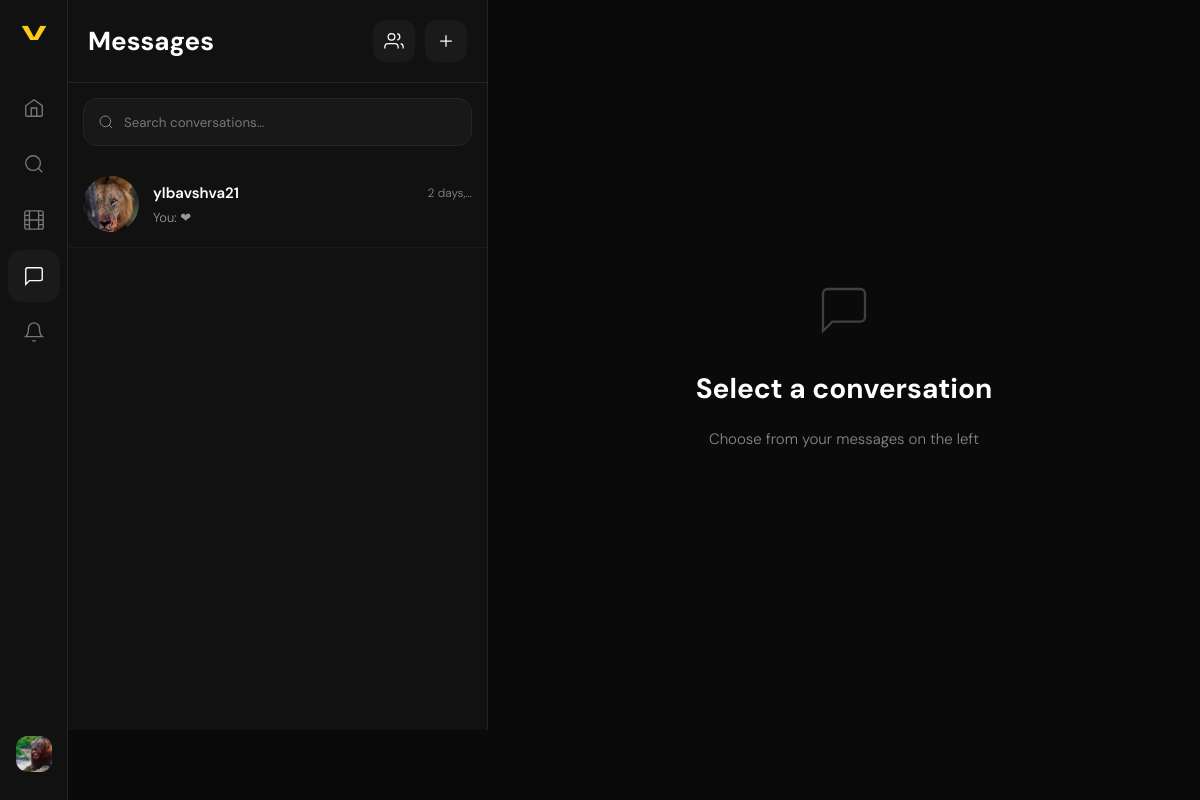
/chats/ (signed in), run on the app's committed database.
### users/models.py (models this page shows, shortened)
class User(AbstractUser):
    id = models.UUIDField(primary_key=True, default=uuid.uuid4, editable=False)
    bio = models.TextField(max_length=500, blank=True)
    avatar = models.ImageField(upload_to='profile_pics/', blank=True, null=True)
    website = models.URLField(blank=True)
    is_private = models.BooleanField(default=False)
    followers = models.ManyToManyField(
        'self',
        through='Follow',
        symmetrical=False,
        related_name='following_set'
    )
    class Meta:
        db_table = 'users'

### chats/models.py (models this page shows, shortened)
class Chat(models.Model):
    TYPE = [('direct', 'Direct'), ('group', 'Group')]
    id           = models.UUIDField(primary_key=True, default=uuid.uuid4, editable=False)
    chat_type    = models.CharField(max_length=10, choices=TYPE, default='direct')
    name         = models.CharField(max_length=100, blank=True)
    avatar       = models.ImageField(upload_to='group_avatars/', blank=True, null=True)
    description  = models.TextField(max_length=300, blank=True)
    created_by   = models.ForeignKey(settings.AUTH_USER_MODEL, on_delete=models.SET_NULL,
                                     null=True, blank=True, related_name='created_chats')
    members      = models.ManyToManyField(settings.AUTH_USER_MODEL,
                                          through='ChatMember', related_name='chats')
    created_at   = models.DateTimeField(auto_now_add=True)
    class Meta:
        db_table  = 'chats'
        ordering  = ['-created_at']
    def get_last_message(self):
        return self.messages.order_by('-created_at').first()
    def get_display_name(self, for_user):
        if self.chat_type == 'group':
            return self.name
        other = self.members.exclude(pk=for_user.pk).first()
        return other.username if other else 'Unknown'
    def get_display_avatar(self, for_user):
        if self.chat_type == 'group':
            return self.avatar.url if self.avatar else None
        other = self.members.exclude(pk=for_user.pk).first()
        return other.avatar.url if other and other.avatar else None
    def unread_count(self, user):
        membership = self.chatmember_set.filter(user=user).first()
        if not membership:
            return 0
        return self.messages.filter(created_at__gt=membership.last_read).exclude(sender=user).count()

class Message(models.Model):
    TYPE = [
        ('text',  'Text'),
        ('image', 'Image'),
        ('call',  'Call'),
        ('sticker','Sticker'),
        ('info',  'Info'),
    ]
    id         = models.UUIDField(primary_key=True, default=uuid.uuid4, editable=False)
    chat       = models.ForeignKey(Chat, on_delete=models.CASCADE, related_name='messages')
    sender     = models.ForeignKey(settings.AUTH_USER_MODEL, on_delete=models.CASCADE,
                                   related_name='sent_messages', null=True, blank=True)
    msg_type   = models.CharField(max_length=10, choices=TYPE, default='text')
    body       = models.TextField(blank=True)
    image      = models.ImageField(upload_to='chat_images/', blank=True, null=True)
    reply_to   = models.ForeignKey('self', on_delete=models.SET_NULL,
                                   null=True, blank=True, related_name='replies')
    is_deleted = models.BooleanField(default=False)
    created_at = models.DateTimeField(auto_now_add=True)
    class Meta:
        db_table = 'messages'
        ordering = ['created_at']

### chats/views.py (the view)
# urls.py: path('',                                views.chat_list_view,          name='list'),
@login_required
def chat_list_view(request):
    chats = Chat.objects.filter(members=request.user).prefetch_related(
        'members', 'messages'
    ).order_by('-created_at')
    chat_data = []
    for chat in chats:
        last = chat.get_last_message()
        chat_data.append({
            'chat': chat,
            'display_name':   chat.get_display_name(request.user),
            'display_avatar': chat.get_display_avatar(request.user),
            'last_message':   last,
            'unread':         chat.unread_count(request.user),
        })
    chat_data.sort(
        key=lambda x: x['last_message'].created_at if x['last_message'] else x['chat'].created_at,
        reverse=True
    )
    friend_requests_count = FriendRequest.objects.filter(
        to_user=request.user, status='pending'
    ).count()
    return render(request, 'chats/list.html', {
        'chat_data': chat_data,
        'friend_requests_count': friend_requests_count,
    })

### templates/chats/list.html (shortened to what this page needs)
{% extends 'users/base.html' %}
{% load static %}
{% block nav_chats %}active{% endblock %}
{% block extra_css %}<link rel="stylesheet" href="{% static 'chats/main.css' %}">{% endblock %}
{% block content %}
<div class="chats-page">
  <div class="chats-sidebar">
    <div class="cs-header">
      <h2 class="cs-title">Messages</h2>
      <div class="cs-actions">
        <a href="{% url 'chats:friends' %}" class="cs-icon-btn {% if friend_requests_count %}has-badge{% endif %}" title="Friend requests">
          <svg viewBox="0 0 24 24" fill="none" stroke="currentColor" stroke-width="1.5" width="20" height="20"><path d="M17 21v-2a4 4 0 00-4-4H5a4 4 0 00-4 4v2"/><circle cx="9" cy="7" r="4"/><path d="M23 21v-2a4 4 0 00-3-3.87M16 3.13a4 4 0 010 7.75"/></svg>
        </a>
        <a href="{% url 'chats:create_group' %}" class="cs-icon-btn" title="New group">
          <svg viewBox="0 0 24 24" fill="none" stroke="currentColor" stroke-width="1.5" width="20" height="20"><path d="M12 5v14M5 12h14"/></svg>
        </a>
      </div>
    </div>
    <div class="cs-search">
      <svg viewBox="0 0 24 24" fill="none" stroke="currentColor" stroke-width="1.5" width="16" height="16"><circle cx="11" cy="11" r="8"/><path d="M21 21l-4.35-4.35"/></svg>
      <input type="text" placeholder="Search conversations…" id="chatSearch" />
    </div>
    <div class="cs-list" id="chatList">
      {% for item in chat_data %}
        <a href="{% url 'chats:room' item.chat.id %}" class="chat-row" data-name="{{ item.display_name|lower }}">
          <div class="cr-avatar">
            {% if item.display_avatar %}
              <img src="{{ item.display_avatar }}" alt="{{ item.display_name }}" />
            {% else %}
              <div class="cr-avatar-ph">{{ item.display_name|first|upper }}</div>
            {% endif %}
          </div>
          <div class="cr-info">
            <div class="cr-top">
              <span class="cr-name">{{ item.display_name }}</span>
              {% if item.last_message %}
                <span class="cr-time">{{ item.last_message.created_at|timesince|truncatechars:8 }}</span>
              {% endif %}
            </div>
            <div class="cr-bottom">
              <span class="cr-preview">
                {% if item.last_message %}
                  {% if item.last_message.msg_type == 'image' %}📷 Photo
                  {% elif item.last_message.msg_type == 'call' %}📞 Call
                  {% elif item.last_message.msg_type == 'info' %}<em>{{ item.last_message.body|truncatechars:30 }}</em>
                  {% elif item.last_message.is_deleted %}<em>Message deleted</em>
                  {% else %}{% if item.last_message.sender == request.user %}You: {% endif %}{{ item.last_message.body|truncatechars:40 }}
                  {% endif %}
                {% else %}
                  <em>No messages yet</em>
                {% endif %}
              </span>
            </div>
          </div>
        </a>
      {% empty %}
        <div class="cs-empty">
          <svg viewBox="0 0 24 24" fill="none" stroke="currentColor" stroke-width="1" width="48" height="48"><path d="M21 15a2 2 0 01-2 2H7l-4 4V5a2 2 0 012-2h14a2 2 0 012 2z"/></svg>
          <p>No conversations yet</p>
          <a href="{% url 'users:search' %}" class="cs-start-btn">Find friends</a>
        </div>
      {% endfor %}
    </div>
  </div>
  <div class="chats-empty-state">
    <svg viewBox="0 0 24 24" fill="none" stroke="currentColor" stroke-width="1" width="56" height="56"><path d="M21 15a2 2 0 01-2 2H7l-4 4V5a2 2 0 012-2h14a2 2 0 012 2z"/></svg>
    <h3>Select a conversation</h3>
    <p>Choose from your messages on the left</p>
  </div>
</div>
{% endblock %}

### templates/feed/base.html (shortened to what this page needs)
{% load static %}
<!DOCTYPE html>
<html lang="en">
<head>
  <link rel="stylesheet" href="{% static 'users/main.css' %}" />
  {% block extra_css %}{% endblock %}
</head>
<body>
{% if user.is_authenticated %}
<nav class="sidebar">
  <div class="sidebar-logo">V</div>
  <div class="sidebar-links">
    <a href="/" class="nav-link {% block nav_home %}{% endblock %}" title="Home">
      <svg viewBox="0 0 24 24" fill="none" stroke="currentColor" stroke-width="1.5"><path d="M3 9.5L12 3l9 6.5V20a1 1 0 01-1 1H4a1 1 0 01-1-1V9.5z"/><path d="M9 21V12h6v9"/></svg>
    </a>
    <a href="{% url 'users:search' %}" class="nav-link {% block nav_search %}{% endblock %}" title="Search">
      <svg viewBox="0 0 24 24" fill="none" stroke="currentColor" stroke-width="1.5"><circle cx="11" cy="11" r="8"/><path d="M21 21l-4.35-4.35"/></svg>
    </a>
    <a href="/reels/" class="nav-link {% block nav_reels %}{% endblock %}" title="Reels">
      <svg viewBox="0 0 24 24" fill="none" stroke="currentColor" stroke-width="1.5"><rect x="2" y="2" width="20" height="20" rx="2.18"/><path d="M7 2v20M17 2v20M2 12h20M2 7h5M2 17h5M17 7h5M17 17h5"/></svg>
    </a>
    <a href="/chats/" class="nav-link {% block nav_chats %}{% endblock %}" title="Messages">
      <svg viewBox="0 0 24 24" fill="none" stroke="currentColor" stroke-width="1.5"><path d="M21 15a2 2 0 01-2 2H7l-4 4V5a2 2 0 012-2h14a2 2 0 012 2z"/></svg>
    </a>
    <a href="/notifications/" class="nav-link {% block nav_notifs %}{% endblock %}" title="Notifications" style="position:relative">
      <svg viewBox="0 0 24 24" fill="none" stroke="currentColor" stroke-width="1.5"><path d="M18 8A6 6 0 006 8c0 7-3 9-3 9h18s-3-2-3-9"/><path d="M13.73 21a2 2 0 01-3.46 0"/></svg>
    </a>
    <a href="{% url 'users:profile' user.username %}" class="nav-link nav-avatar {% block nav_profile %}{% endblock %}" title="Profile">
      {% if user.avatar %}
        <img src="{{ user.avatar.url }}" alt="avatar" />
      {% else %}
        <span>{{ user.username|first|upper }}</span>
      {% endif %}
    </a>
  </div>
</nav>
{% endif %}
<main class="main-content {% if not user.is_authenticated %}auth-page{% endif %}">
  {% block content %}{% endblock %}
</main>
</body>
</html>

### static/users/main.css (style rules this page uses)
:root { --bg: #0a0a0a; --bg-2: #111111; --bg-3: #1a1a1a; --border: #242424; --text: #f0ede8; --text-muted:#7a7672; --accent: #e8d5b0; --accent-2: #c4a882; --danger: #e05252; --sidebar-w: 68px; --radius: 12px; --font-display: 'Syne', sans-serif; --font-body: 'DM Sans', sans-serif; }
*, *::before, *::after { box-sizing: border-box; margin: 0; padding: 0; }
html { font-size: 16px; }
body { background: var(--bg); color: var(--text); font-family: var(--font-body); font-weight: 300; min-height: 100vh; display: flex; -webkit-font-smoothing: antialiased; }
a { color: inherit; text-decoration: none; }
img { display: block; width: 100%; height: 100%; object-fit: cover; }
input, textarea, button { font-family: var(--font-body); }
.sidebar { position: fixed; left: 0; top: 0; bottom: 0; width: var(--sidebar-w); background: var(--bg-2); border-right: 1px solid var(--border); display: flex; flex-direction: column; align-items: center; padding: 20px 0; z-index: 100; }
.sidebar-logo { font-family: var(--font-display); font-weight: 800; font-size: 22px; color: var(--accent); letter-spacing: -1px; margin-bottom: 36px; }
.sidebar-links { display: flex; flex-direction: column; gap: 4px; flex: 1; width: 100%; padding: 0 8px; }
.nav-link { display: flex; align-items: center; justify-content: center; width: 52px; height: 52px; border-radius: 14px; color: var(--text-muted); transition: background .2s, color .2s; position: relative; }
.nav-link:hover, .nav-link.active { background: var(--bg-3); color: var(--text); }
.nav-link svg { width: 22px; height: 22px; }
.nav-avatar { margin-top: auto; overflow: hidden; border: 2px solid transparent; transition: border-color .2s; }
.nav-avatar img { border-radius: 12px; width: 36px; height: 36px; }
.main-content { margin-left: var(--sidebar-w); flex: 1; min-height: 100vh; }
:root { --bg:#0a0a0a;--bg2:#111;--bg3:#1a1a1a;--bd:#242424;--t:#f0ede8;--m:#7a7672;--a:#e8d5b0;--a2:#c4a882;--danger:#e05252;--radius:12px;--fd:'Syne',sans-serif;--fb:'DM Sans',sans-serif; }

### data on the page
User: avatar (picture)
Chat: display_name "ylbavshva21", last_message.created_at "2 days,…", last_message.body "❤"
